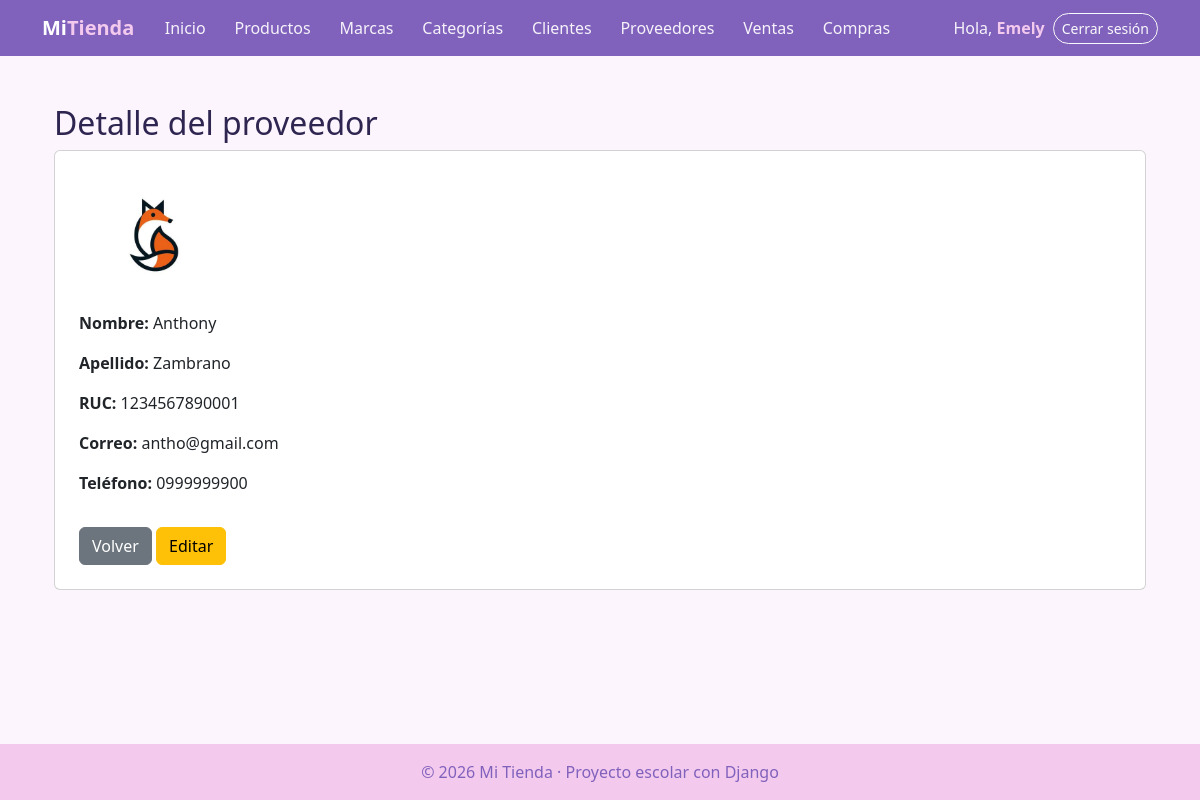
Screenshot of /facturacion/proveedores/1/ (signed in) with the database file from the repository.
### facturacion/models.py (models this page shows, shortened)
class ModeloBase(models.Model):
    user = models.ForeignKey(                    # 1:N con User: un usuario registra muchos registros
        User,
        on_delete=models.SET_NULL,               # Si borran al usuario, el registro se queda con user vacío
        null=True,                               # SET_NULL necesita que la columna acepte NULL
        blank=True,
        editable=False,                          # No aparece en formularios: lo llena la VISTA, no la persona
        related_name="%(class)s_registrados",    # %(class)s = nombre del modelo → user.producto_registrados
        verbose_name="Registrado por",
    )
    fecha_creacion = models.DateTimeField("Fecha de creación", auto_now_add=True)   # Se llena sola al CREAR
    fecha_modificacion = models.DateTimeField("Última modificación", auto_now=True) # Se actualiza sola en CADA save()
    class Meta:
        abstract = True                          # ← LA CLAVE: modelo "molde", sin tabla propia

class Proveedor(ModeloBase):                     # NUEVO
    nombre = models.CharField(max_length=80)
    apellido = models.CharField(max_length=80)
    ruc = models.CharField("RUC", max_length=13, unique=True)        # RUC de Ecuador: 13 dígitos
    email = models.EmailField("Correo", blank=True)
    contacto = models.CharField("Teléfono de contacto", max_length=15, blank=True)
    logo = models.ImageField(upload_to="proveedores/", blank=True)   # Archivo en MEDIA_ROOT/proveedores/
    class Meta:
        verbose_name = "Proveedor"
        verbose_name_plural = "Proveedores"
        ordering = ["nombre", "apellido"]

### facturacion/views.py (the view)
# urls.py: path("proveedores/<int:pk>/", views.ProveedorDetailView.as_view(), name="proveedor_detalle"),
class ProveedorDetailView(LoginRequiredMixin, DetailView):
    model = Proveedor
    template_name = "facturacion/proveedor_detalle.html"
    context_object_name = "proveedor"

### facturacion/templates/facturacion/proveedor_detalle.html
{% extends "base.html" %}
{% block contenido %}
<div class="container mt-4">
    <h2>Detalle del proveedor</h2>
    <div class="card p-4">
        {% if proveedor.logo %}
            <div class="mb-3">
                <img src="{{ proveedor.logo.url }}"
                     alt="Logo del proveedor"
                     width="150">
            </div>
        {% endif %}
        <p><strong>Nombre:</strong> {{ proveedor.nombre }}</p>
        <p><strong>Apellido:</strong> {{ proveedor.apellido }}</p>
        <p><strong>RUC:</strong> {{ proveedor.ruc }}</p>
        <p><strong>Correo:</strong> {{ proveedor.email|default:"No registrado" }}</p>
        <p><strong>Teléfono:</strong> {{ proveedor.contacto|default:"No registrado" }}</p>
        <div class="mt-3">
            <a href="{% url 'facturacion:proveedor_lista' %}" class="btn btn-secondary">
                Volver
            </a>
            <a href="{% url 'facturacion:proveedor_editar' proveedor.pk %}" class="btn btn-warning">
                Editar
            </a>
        </div>
    </div>
</div>
{% endblock %}

### templates/base.html (shortened to what this page needs)
{% load static %}
<!DOCTYPE html>
<html lang="es">
<head>
    <link href="https://cdn.jsdelivr.net/npm/bootstrap@5.3.3/dist/css/bootstrap.min.css" rel="stylesheet">
    <link rel="stylesheet" href="{% static 'css/estilos.css' %}?v=5">
</head>
<body>
    <nav class="navbar navbar-expand-lg navbar-dark barra">
        <div class="container">
            <a class="navbar-brand fw-bold" href="{% url 'home' %}">Mi<span class="text-warning">Tienda</span></a>
            <div class="collapse navbar-collapse" id="menu">
                <ul class="navbar-nav me-auto">
                    <li class="nav-item"><a class="nav-link" href="{% url 'home' %}">Inicio</a></li>
                    {% if user.is_authenticated %}
                        <li class="nav-item"><a class="nav-link" href="{% url 'facturacion:producto_lista' %}">Productos</a></li>
                        <li class="nav-item"><a class="nav-link" href="{% url 'facturacion:marca_lista' %}">Marcas</a></li>
                        <li class="nav-item"><a class="nav-link" href="{% url 'facturacion:categoria_lista' %}">Categorías</a></li>
                        <li class="nav-item"><a class="nav-link" href="{% url 'facturacion:cliente_lista' %}">Clientes</a></li>
                        <li class="nav-item"><a class="nav-link" href="{% url 'facturacion:proveedor_lista' %}">Proveedores</a></li>
                        <li class="nav-item"><a class="nav-link" href="{% url 'facturacion:venta_lista' %}">Ventas</a></li>
                        <li class="nav-item"><a class="nav-link" href="{% url 'facturacion:compra_lista' %}">Compras</a></li>
                    {% endif %}
                </ul>
                <ul class="navbar-nav align-items-lg-center gap-2">
                    {% if user.is_authenticated %}
                        <li class="nav-item navbar-text">Hola, <a href="{% url 'facturacion:mi_perfil' %}" class="text-warning fw-bold text-decoration-none">{{ user.username }}</a></li>
                        <li class="nav-item">
                            <form method="post" action="{% url 'logout' %}" class="m-0">
                                <button type="submit" class="btn btn-sm btn-outline-light">Cerrar sesión</button>
                            </form>
                        </li>
                    {% else %}
                        <li class="nav-item"><a class="nav-link" href="{% url 'login' %}">Ingresar</a></li>
                        <li class="nav-item"><a class="btn btn-sm btn-warning" href="{% url 'registro' %}">Crear cuenta</a></li>
                    {% endif %}
                </ul>
            </div>
        </div>
    </nav>
    <main class="container py-4">
        {% block contenido %}{% endblock %}
    </main>
    <footer class="pie text-center py-3">© 2026 Mi Tienda · Proyecto escolar con Django</footer>
</body>
</html>

### static/css/estilos.css (style rules this page uses)
:root { --acento: #8061bc; --acento-claro: #8566BE; --rosa: #F3CAEE; --azul: #8E9BD8; --morado: #B08AD0; --fondo: #FCF5FD; --texto: #2E2650; --borde: #EBDDF0; }
body { background-color: var(--fondo); color: var(--texto); min-height: 100vh; display: flex; flex-direction: column; }
main { flex: 1; }
.barra { background-color: var(--acento); }
.barra .text-warning { color: var(--rosa) !important; }
.pie { background-color: var(--rosa); color: var(--acento); }
.barra .navbar-nav .nav-link { color: rgba(255, 255, 255, .92); border-radius: 999px; padding: .4rem .9rem; transition: background .2s; }
.barra .navbar-text { color: rgba(255, 255, 255, .92); }
.barra .btn-outline-light { border-radius: 999px; }

### rows the page displays
Proveedor: logo (picture), nombre "Anthony", apellido "Zambrano", ruc "1234567890001", email "antho@gmail.com", contacto "0999999900"

### other values shown
{{ user.username }} "Emely"
